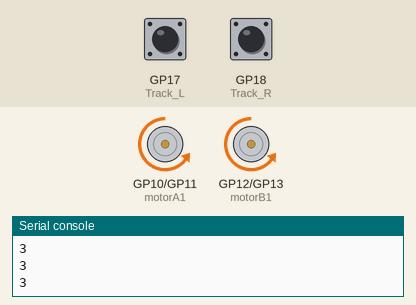
Bench run of a program on a simulated Raspberry Pi Pico running MicroPython. On the bench: motor-driver pin pairs drawn as motors (green arrow = first pin HIGH = forward, orange = second pin HIGH = backward, longer = more drive), the last lines printed to the serial console. Inputs (shaded band) come from the test bench; at power-on: GP17 (Track_L) HIGH, GP18 (Track_R) HIGH.

Above: at 1.2 s.
1.3 s: GP17 (Track_L) pulled LOW for 0.15 s
At 1.39 s:
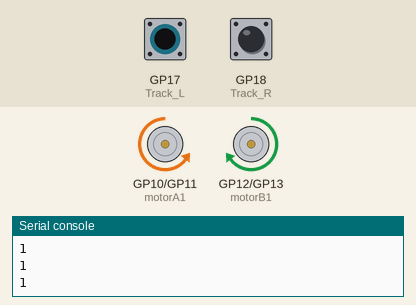
2.9 s: GP18 (Track_R) pulled LOW for 0.15 s
At 2.99 s:
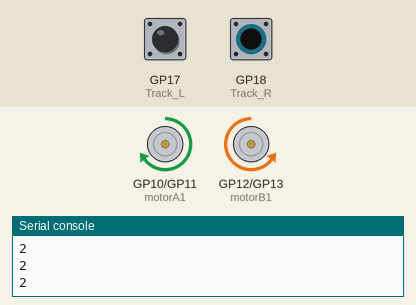
4.5 s: GP18 (Track_R) pulled LOW for 3.2 s
At 8.6 s:
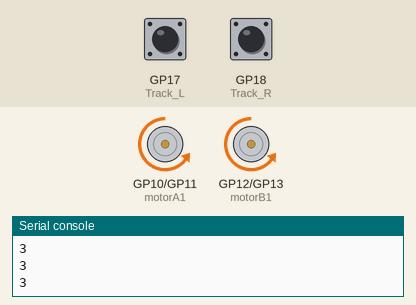
9.2 s: GP17 (Track_L) pulled LOW for 1 s
At 9.6 s:
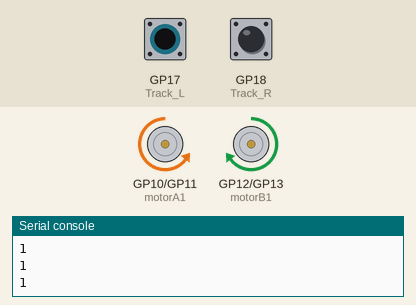
11.7 s: GP17 (Track_L) pulled LOW for 3.2 s
At 15.2 s:
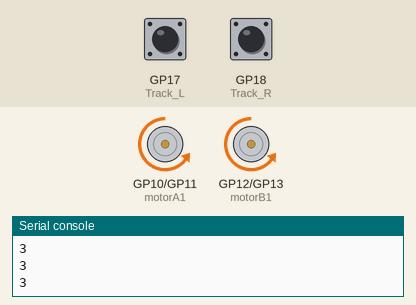
16.4 s: GP17 (Track_L) driven LOW and GP18 (Track_R) driven LOW
At 17.5 s:
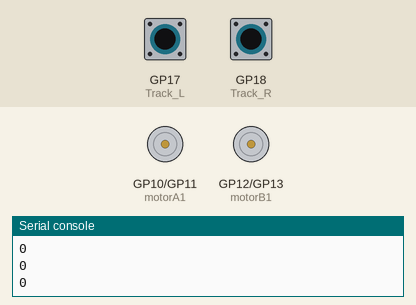
Timing chart, 0 to 18.9 s (numbered marks = the images above; inputs shaded):
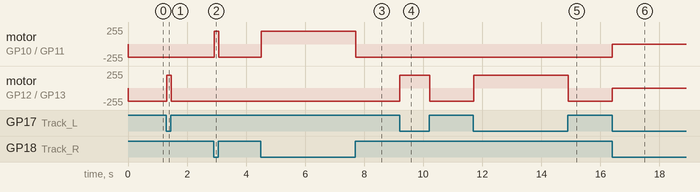

The program:

30._Patrol_Line_Vehicle.py
```python
from machine import Pin,ADC,PWM
from utime import sleep

TrackingPin_L = 17     # IR tracking sensor(left)
TrackingPin_R = 18     # IR tracking sensor(right)
MotorPinA_1A = 10
MotorPinA_1B = 11
MotorPinB_1A = 12
MotorPinB_1B = 13

def setup():
    global motorA1
    global motorA2
    global motorB1
    global motorB2
    global Track_L
    global Track_R
    motorA1 = PWM(Pin(MotorPinA_1A))
    motorA2 = PWM(Pin(MotorPinA_1B))
    motorB1 = PWM(Pin(MotorPinB_1A))
    motorB2 = PWM(Pin(MotorPinB_1B))
    Track_L = Pin(TrackingPin_L,Pin.IN,Pin.PULL_UP)
    Track_R = Pin(TrackingPin_R,Pin.IN,Pin.PULL_UP)

def motor(A1,A2,B1,B2):
    motorA1.duty_u16(A1)
    motorA2.duty_u16(A2)
    motorB1.duty_u16(B1)
    motorB2.duty_u16(B2)
def loop():
    while True:
        Track = Track_L.value() * 2 + Track_R.value()
        print(Track)
        speed = 50000
        sleep(0.01)
        if Track == 0:                # No black lines detected on the left and right
            motor(0,0,0,0)            # Stop
        if Track == 1:                # Only the black line is detected on the right side
            motor(0,speed,speed,0)    # Turn right
        if Track == 2:                # Only the black line is detected on the left side
            motor(speed,0,0,speed)    # Turn left
        if Track == 3:                # Black lines are detected on both the left and right
            motor(0,speed,0,speed)    # Go forward

if __name__ == '__main__':
    setup()
    loop()    
```

Measured:
- after the input at 1.3 s, motor on GP12 (motorB1) / GP13 (motorB2): backward 195/255 → forward 195/255 at once, → backward 195/255 0.15 s later
- after the input at 2.9 s, motor on GP10 (motorA1) / GP11 (motorA2): backward 195/255 → forward 195/255 at once, → backward 195/255 0.15 s later
- after the input at 4.5 s, motor on GP10 (motorA1) / GP11 (motorA2): backward 195/255 → forward 195/255 at once, → backward 195/255 3.2 s later
- after the input at 9.2 s, motor on GP12 (motorB1) / GP13 (motorB2): backward 195/255 → forward 195/255 at once, → backward 195/255 1.0 s later
- after the input at 11.7 s, motor on GP12 (motorB1) / GP13 (motorB2): backward 195/255 → forward 195/255 at once, → backward 195/255 3.2 s later
- after the input at 16.4 s, motor on GP10 (motorA1) / GP11 (motorA2), motor on GP12 (motorB1) / GP13 (motorB2): backward 195/255 → stopped at once
